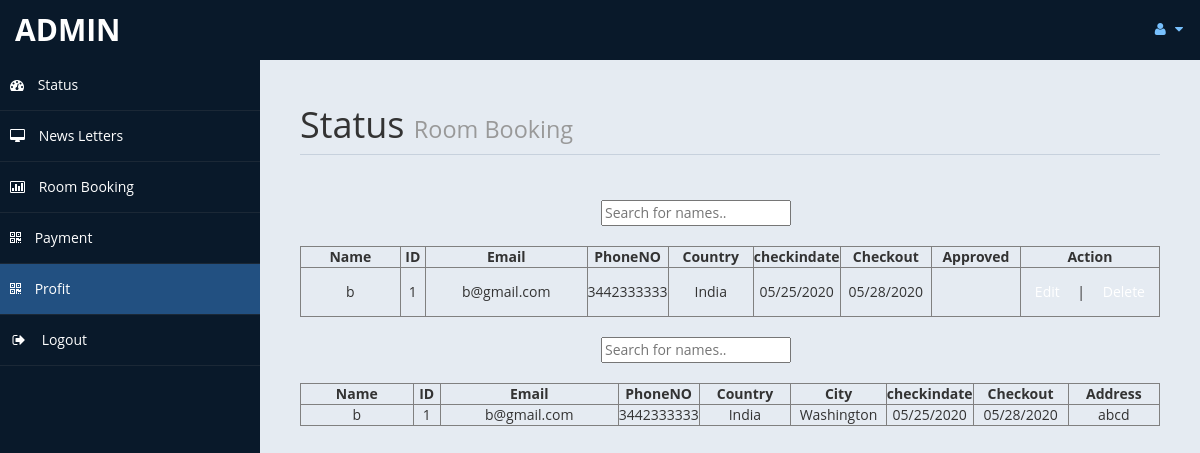
Page /admin/profit.php (signed in) on the committed database.
### tables this page shows
CREATE TABLE `hallbooking` (
  `id` int(100) NOT NULL,
  `hutitle` varchar(50) NOT NULL,
  `huname` varchar(50) NOT NULL,
  `huemail` varchar(50) NOT NULL,
  `huphone` varchar(50) NOT NULL,
  `hucountry` varchar(50) NOT NULL,
  `hucity` varchar(50) NOT NULL,
  `huguest` varchar(50) NOT NULL,
  `huaddress` varchar(200) NOT NULL,
  `idate` varchar(50) NOT NULL,
  `odate` varchar(50) NOT NULL,
  `approved` varchar(100) NOT NULL,
  `total` float NOT NULL
);

### admin/profit.php (the view, shortened to what this page needs)
<!DOCTYPE html>
<html xmlns="http://www.w3.org/1999/xhtml">
<head>
    <link href="assets/css/bootstrap.css" rel="stylesheet" />
    <link href="assets/css/font-awesome.css" rel="stylesheet" />
    <link href="assets/js/morris/morris-0.4.3.min.css" rel="stylesheet" />
    <link href="assets/css/custom-styles.css" rel="stylesheet" />
</head>
<body>
    <div id="wrapper">
        <nav class="navbar navbar-default top-navbar" role="navigation">
            <div class="navbar-header">
                <a class="navbar-brand" href="home.php"> <?php echo $_SESSION["username"]; ?> </a>
            </div>
            <ul class="nav navbar-top-links navbar-right">
                <li class="dropdown">
                    <a class="dropdown-toggle" data-toggle="dropdown" href="#" aria-expanded="false">
                        <i class="fa fa-user fa-fw"></i> <i class="fa fa-caret-down"></i>
                    </a>
                </li>
            </ul>
        </nav>
        <nav class="navbar-default navbar-side" role="navigation">
            <div class="sidebar-collapse">
                <ul class="nav" id="main-menu">
                    <li>
                        <a  href="mainmenu.php"><i class="fa fa-dashboard"></i> Status</a>
                    </li>
                    <li>
                        <a href="News Letter.php"><i class="fa fa-desktop"></i> News Letters</a>
                    </li>
					<li>
                        <a href="RoomBooking.php"><i class="fa fa-bar-chart-o"></i> Room Booking</a>
                    </li>
                    <li>
                        <a href="payment.php"><i class="fa fa-qrcode"></i> Payment</a>
                    </li>
                    <li>
                        <a class="active-menu" href="profit.php"><i class="fa fa-qrcode"></i> Profit</a>
                    </li>
                    <li>
                        <a href="login.php"><i class="fa fa-sign-out fa-fw"></i> Logout</a>
                    </li>
					</ul>
            </div>
        </nav>
        <div id="page-wrapper">
            <div id="page-inner">
  <div class="row">
                    <div class="col-md-12">
                        <h1 class="page-header">
                            Status <small>Room Booking </small>
                        </h1>
                         <form method="post">
            <input type="text" id="myInput" onkeyup="myFunction()" placeholder="Search for names.." title="Type in a name" style="margin-left:35%"/>
            </form>
                       <div class="scrollmenu">
            <table border="1px" style="text-align:center; margin-top:20px" id="myTable">
 <tr class="header"> <th id="two">Name </th> <th id="one">ID</th> <th id="three">Email</th> <th id="four">PhoneNO</th> <th id="five">Country</th> <th id="six">checkindate</th><th id="seven">Checkout</th><th id="nine">Approved</th><th id="ten">Action</th> </tr>
           <?php
	include "db.php";
	$result = mysqli_query($conn, "SELECT * FROM hallbooking where approved  = ' '");
	while($res = mysqli_fetch_array($result)) {
		echo "<tr>";
		echo "<td>".$res['huname']."</td>";
		echo "<td>".$res['id']."</td>";
		echo "<td>".$res['huemail']."</td>";
		echo "<td>".$res['huphone']."</td>";
		echo "<td>".$res['hucountry']."</td>";
		echo "<td>".$res['idate']."</td>";
		echo "<td>".$res['odate']."</td>";
		echo "<td>".$res['approved']."</td>";
		echo "<td><a href=\"hallbookingedit.php?id=$res[id]\">Edit</a> | <a href=\"hallbookingedit.php?id=$res[id]\" onClick=\"return confirm('Are you sure you want to delete?')\">Delete</a></td>";
	}
	?>
	</table>
              </div>
              <br/>
               <form method="post">
            <input type="text" id="myInput1" onkeyup="myfun()" placeholder="Search for names.." title="Type in a name" style="margin-left:35%"/>
            </form>
                       <div class="scrollmenu">
            <table border="1px" style="text-align:center; margin-top:20px" id="myTable1">
 <tr class="header"> <th id="two">Name </th> <th id="one">ID</th> <th id="three">Email</th> <th id="four">PhoneNO</th> <th id="five">Country</th><th id="five">City</th> <th id="six">checkindate</th><th id="seven">Checkout</th><th id="nine">Address</th></tr>
           <?php
	include "db.php";
	$result = mysqli_query($conn, "SELECT * FROM hallbooking ORDER by ID DESC");
	while($res = mysqli_fetch_array($result)) {
		echo "<tr>";
		echo "<td>".$res['huname']."</td>";
		echo "<td>".$res['id']."</td>";
		echo "<td>".$res['huemail']."</td>";
		echo "<td>".$res['huphone']."</td>";
		echo "<td>".$res['hucountry']."</td>";
		echo "<td>".$res['hucity']."</td>";
		echo "<td>".$res['idate']."</td>";
		echo "<td>".$res['odate']."</td>";
		echo "<td>".$res['huaddress']."</td>";
	}
	?>
	</table>
              </div>
           </div>
           </div>
           </div>
           </div>
           </div>
</body>
</html>

### admin/assets/css/custom-styles.css (style rules this page uses)
body { font-family: 'Open Sans', sans-serif; }
#wrapper { width: 100%; background:#09192A; }
#page-wrapper { padding: 15px 15px; min-height: 600px; background:#E5EBF2; }
#page-inner { width:100%; margin:10px 20px 10px 0px; background-color:transparent; padding:10px; min-height:1200px; }
h1, .h1, h2, .h2, h3, .h3 { margin-top: 7px; margin-bottom: -5px; }
.page-header { padding-bottom: 9px; margin: 10px 0 45px; border-bottom: 1px solid #C7D1DD; }
.top-navbar { margin:0px; }
.top-navbar .navbar-brand { color: #fff; width: 260px; text-align: left; height: 60px; font-size: 30px; font-weight: 700; text-transform: uppercase; line-height: 30px; }
.top-navbar .nav > li { position: relative; display: inline-block; }
.top-navbar .nav > li > a { position: relative; display: block; padding: 19px 15px; color: #77C0FD; }
.active-menu { background-color:#225081!important; }
.sidebar-collapse , .sidebar-collapse .nav { background:none; }
.sidebar-collapse .nav { padding:0; }
.sidebar-collapse .nav > li > a { color:#fff; background:transparent; text-shadow:none; }
.sidebar-collapse > .nav > li > a { padding:15px 10px; }
.sidebar-collapse > .nav > li { border-bottom: 1px solid rgba(107, 108, 109, 0.19); }
.navbar-side { border:none; background-color: transparent; }
.top-navbar { background:#09192A; border-bottom:none; }
.top-navbar .nav > li > a > i { margin-right: 2px; }
.navbar-default { border:0px solid black; }
.navbar-header { background: #09192A; }
.nav > li > a > i { margin-right:10px; }
@media (min-width:768px) { #page-wrapper { margin: 0 0 0 260px; padding: 15px 30px; min-height: 1200px; } }
@media (min-width:768px) { .navbar-side { z-index: 1; position: absolute; width: 260px; } }
@media (min-width:768px) { .navbar { border-radius: 0px; } }

### admin/profit.php (style rules this page uses)
#one { width:30px; text-align:center; }
#two { width:130px; text-align:center; }
#three { width:200px; text-align:center; }
#four { width:80px; text-align:center; }
#five { width:100px; text-align:center; }
#seven { width:100px; text-align:center; }
#nine { width:100px; text-align:center; }
#ten { width:100px; text-align:center; }
div.scrollmenu { background-color: FFF; overflow: auto; white-space: nowrap; }
div.scrollmenu a { display: inline-block; color: white; text-align: center; padding: 14px; text-decoration: none; }

### rows in the picture
hallbooking: huname "b", id "1", huemail "b@gmail.com", huphone "3442333333", hucountry "India", idate "05/25/2020", odate "05/28/2020", hucity "Washington", huaddress "abcd"

### other values in the picture
$_SESSION["username"] "ADMIN"
